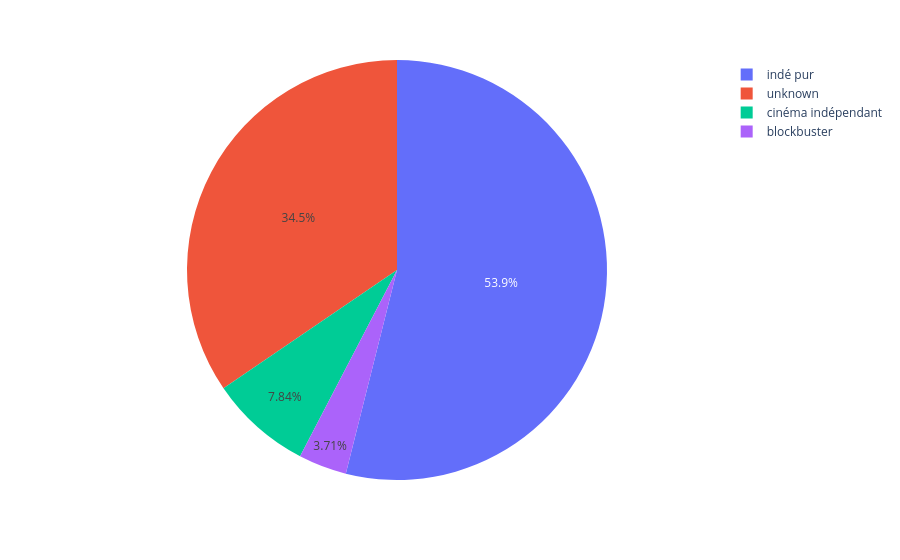

Source (notebook cell):
### Code cell
px.pie(names=vc_budget.tail(4).index, values=vc_budget.tail(4).values)

### Figure 1 — Plotly figure (JSON) as saved in the notebook; plotly's stock layout.template omitted (floating-point values rounded to 4 significant figures)
{"data": [{"domain": {"x": [0, 1], "y": [0, 1]}, "hovertemplate": "label=%{label}<br>value=%{value}<extra></extra>", "labels": ["indé pur", "unknown", "cinéma indépendant", "blockbuster"], "legendgroup": "", "name": "", "showlegend": true, "type": "pie", "values": [1176, 753, 171, 81]}], "layout": {"legend": {"tracegroupgap": 0}, "margin": {"t": 60}}}
